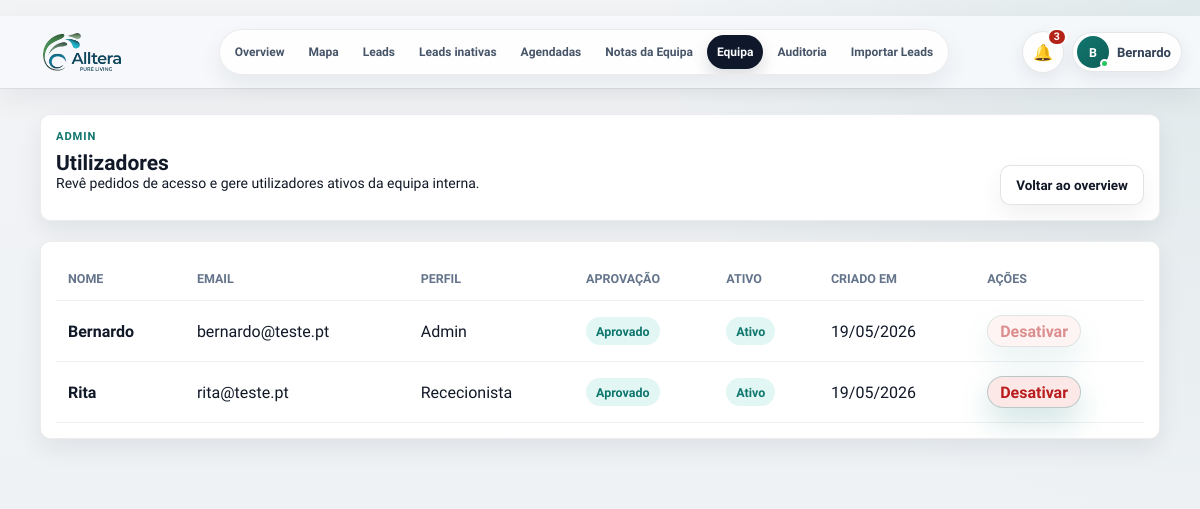
The app's page /admin/users (signed in), older data.
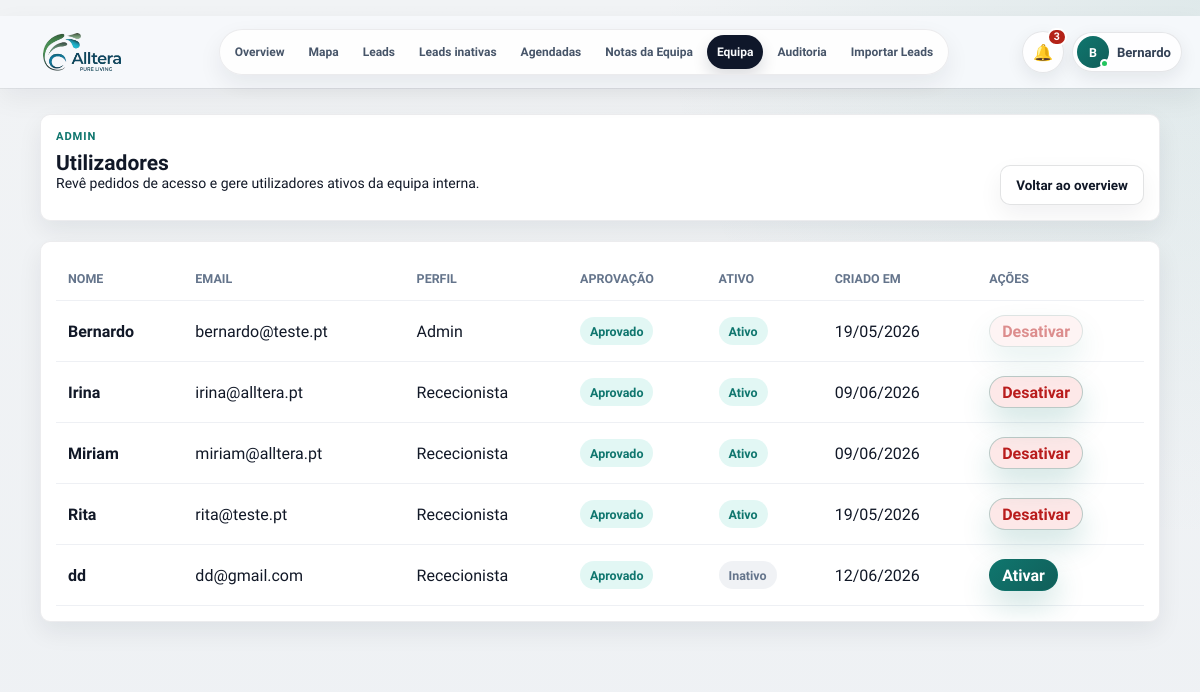
The same page, newer data.
### PlataformaApoioDecisaoComercial/models.py (models this page shows, shortened)
class User(UserMixin, db.Model):
    __tablename__ = "users"
    id = db.Column(db.Integer, primary_key=True)
    nome = db.Column(db.String(120), nullable=False)
    email = db.Column(db.String(160), nullable=False, unique=True, index=True)
    password_hash = db.Column(db.String(255), nullable=False)
    role = db.Column(db.String(40), nullable=False, default="comercial")
    ativo = db.Column(db.Boolean, nullable=False, default=True)
    approval_status = db.Column(db.String(20), nullable=False, default="approved")
    approved_at = db.Column(db.DateTime, nullable=True)
    approved_by_id = db.Column(db.Integer, nullable=True)
    created_at = db.Column(db.DateTime, default=datetime.utcnow)
    @property
    def is_active(self):
        return bool(self.ativo)
    historico = db.relationship("HistoricoLead", back_populates="user", lazy="dynamic")
    assigned_leads = db.relationship("Lead", back_populates="assigned_to", lazy="dynamic")
    notas_equipa = db.relationship("EquipaNota", back_populates="autor", lazy="dynamic")

### PlataformaApoioDecisaoComercial/app.py (the view)
    @app.route("/admin/users")
    @login_required
    @admin_required
    def admin_users():
        users = User.query.order_by(
            case((User.approval_status == "pending", 0), else_=1),
            User.ativo.desc(),
            User.role.asc(),
            User.nome.asc(),
        ).all()
        return render_template("admin_users.html", users=users)

### PlataformaApoioDecisaoComercial/app.py (called while the page is built)
def role_required(*roles):
    def decorator(view):
        @wraps(view)
        def wrapped_view(*args, **kwargs):
            if not current_user.is_authenticated:
                return login_manager.unauthorized()
            if current_user.role not in roles:
                abort(403)
            return view(*args, **kwargs)
        return wrapped_view
    return decorator

def normalize_lookup(value):
    text = str(value or "").strip().lower()
    text = unicodedata.normalize("NFKD", text)
    return "".join(char for char in text if not unicodedata.combining(char))

def clean_text(value):
    return re.sub(r"\s+", " ", str(value or "").strip())

def parse_time_value(value):
    value = clean_text(value)
    if not value:
        return None
    match = re.fullmatch(r"([01]?\d|2[0-3]):([0-5]\d)(?::[0-5]\d)?", value)
    if not match:
        return None
    return f"{int(match.group(1)):02d}:{match.group(2)}"

def scheduled_time_label(lead):
    return parse_time_value(getattr(lead, "hora_reuniao", None)) or ""

def is_scheduled_lead(lead):
    if not lead or not lead.data_novo_contacto:
        return False
    state = normalize_legacy_state(lead.estado)
    text = normalize_lookup(" ".join([
        lead.estado or "",
        lead.classificacao_observacao or "",
        lead.observacoes or "",
        lead.observacoes_contacto or "",
        lead.motivo_classificacao or "",
    ]))
    if state in SCHEDULED_STATES:
        return True
    return any(token in text for token in [
        "voltar a ligar",
        "contactar mais tarde",
        "reagendada",
        "reagendar",
        "sem interesse para ja",
        "aguardar resposta",
        "ligar depois",
        "voltar a contactar",
    ])

def scheduled_badge_count():
    today = date.today()
    return (
        Lead.query.filter(
            Lead.data_novo_contacto.isnot(None),
            Lead.data_novo_contacto <= today,
            Lead.estado.in_(list(SCHEDULED_STATES)),
        ).count()
    )

def normalize_legacy_state(state):
    value = clean_text(state)
    mapping = {
        "Contactado": "Ligar de volta",
        "Reunião marcada": "Já tratado / no CRM",
        "ReuniÃ£o marcada": "Já tratado / no CRM",
        "Cliente existente": "Já tratado / no CRM",
        "Sem interesse definitivo": "Sem interesse",
    }
    return mapping.get(value, value)

### PlataformaApoioDecisaoComercial/templates/admin_users.html (shortened to what this page needs)
{% extends "base.html" %}
{% block content %}
<main class="page-shell admin-users-page">
    <section class="panel users-header">
        <div>
            <p class="eyebrow">Admin</p>
            <h1>Utilizadores</h1>
            <p>Revê pedidos de acesso e gere utilizadores ativos da equipa interna.</p>
        </div>
        <a class="button secondary" href="{{ url_for('admin_overview') }}">Voltar ao overview</a>
    </section>
    <section class="panel">
        <table class="users-table">
            <thead>
                <tr>
                    <th>Nome</th>
                    <th>Email</th>
                    <th>Perfil</th>
                    <th>Aprovação</th>
                    <th>Ativo</th>
                    <th>Criado em</th>
                    <th>Ações</th>
                </tr>
            </thead>
            <tbody>
                {% for user in users %}
                <tr>
                    <td><strong>{{ user.nome }}</strong></td>
                    <td>{{ user.email }}</td>
                    <td>{{ "Rececionista" if user.role == "comercial" else "Admin" }}</td>
                    <td>
                        <span class="status-pill {% if user.approval_status == 'pending' %}status-pill--pending{% elif user.approval_status == 'rejected' %}status-pill--rejected{% endif %}">
                            {% if user.approval_status == "pending" %}Pendente{% elif user.approval_status == "rejected" %}Rejeitado{% else %}Aprovado{% endif %}
                        </span>
                    </td>
                    <td>
                        <span class="status-pill {% if not user.ativo %}status-pill--off{% endif %}">
                            {{ "Ativo" if user.ativo else "Inativo" }}
                        </span>
                    </td>
                    <td>{{ user.created_at.strftime("%d/%m/%Y") if user.created_at else "-" }}</td>
                    <td>
                        <div class="user-actions">
                            {% if user.approval_status == "pending" %}
                            <form method="post" action="{{ url_for('admin_user_approval', user_id=user.id) }}">
                                <input type="hidden" name="action" value="approve">
                                <button type="submit">Aprovar</button>
                            </form>
                            <form method="post" action="{{ url_for('admin_user_approval', user_id=user.id) }}">
                                <input type="hidden" name="action" value="reject">
                                <button class="danger" type="submit">Rejeitar</button>
                            </form>
                            {% elif user.approval_status == "approved" and user.ativo %}
                            <form method="post" action="{{ url_for('admin_user_approval', user_id=user.id) }}">
                                <button class="danger" type="submit" {% if user.id == current_user.id %}disabled{% endif %}>Desativar</button>
                            </form>
                            {% elif user.approval_status == "approved" and not user.ativo %}
                            <form method="post" action="{{ url_for('admin_user_approval', user_id=user.id) }}">
                                <button type="submit">Ativar</button>
                            </form>
                            {% else %}
                            -
                            {% endif %}
                        </div>
                    </td>
                </tr>
                {% else %}
                <tr>
                    <td colspan="7">Ainda nao existem utilizadores.</td>
                </tr>
                {% endfor %}
            </tbody>
        </table>
    </section>
</main>
{% endblock %}

### PlataformaApoioDecisaoComercial/templates/base.html (shortened to what this page needs)
﻿<!doctype html>
<html lang="pt">
<head>
    <link rel="stylesheet" href="https://unpkg.com/leaflet@1.9.4/dist/leaflet.css">
    <link rel="stylesheet" href="{{ url_for('static', filename='css/styles.css') }}">
</head>
<body>
    <div class="app-shell">
        <header class="topbar topbar--minimal" id="appTopbar" aria-label="Barra superior">
            <a class="topnav-brand" href="{{ url_for('admin_overview') if current_user.is_authenticated and current_user.role == 'admin' else (url_for('mapa_leads') if current_user.is_authenticated else url_for('login')) }}" aria-label="Alltera">
                <span class="topnav-brand__logo" aria-hidden="true">
                    <img src="{{ url_for('static', filename='alltera-logo.png') }}" alt="">
                </span>
            </a>
            {% if current_user.is_authenticated %}
            <nav class="topnav-pill" aria-label="Navegação principal">
                {% if current_user.role == "admin" %}
                <a href="{{ url_for('admin_overview') }}" {% if request.endpoint == 'admin_overview' %}aria-current="page"{% endif %}>Overview</a>
                <a href="{{ url_for('mapa_leads') }}" {% if request.endpoint == 'mapa_leads' %}aria-current="page"{% endif %}>Mapa</a>
                <a href="{{ url_for('todas_leads') }}" {% if request.endpoint == 'todas_leads' %}aria-current="page"{% endif %}>Leads</a>
                <a href="{{ url_for('leads_inativas') }}" {% if request.endpoint == 'leads_inativas' %}aria-current="page"{% endif %}>Leads inativas</a>
                <a href="{{ url_for('agendadas') }}" {% if request.endpoint == 'agendadas' %}aria-current="page"{% endif %}>Agendadas</a>
                <a href="{{ url_for('notas_equipa') }}" {% if request.endpoint == 'notas_equipa' %}aria-current="page"{% endif %}>Notas da Equipa</a>
                <a href="{{ url_for('admin_users') }}" {% if request.endpoint == 'admin_users' %}aria-current="page"{% endif %}>Equipa</a>
                <a href="{{ url_for('historico') }}" {% if request.endpoint == 'historico' %}aria-current="page"{% endif %}>Auditoria</a>
                <a href="{{ url_for('importar_leads') }}" {% if request.endpoint == 'importar_leads' %}aria-current="page"{% endif %}>Importar Leads</a>
                {% endif %}
            </nav>
            {% endif %}
            <div class="topbar__actions">
                {% if current_user.is_authenticated %}
                {% set display_name = current_user.nome or current_user.email %}
                {% set first_name = display_name.split()[0] %}
                <div class="notifications-menu" id="notificationsMenu">
                    <button class="notifications-trigger" id="notificationsButton" type="button" aria-haspopup="menu" aria-expanded="false" aria-controls="notificationsDropdown" title="Notificações operacionais">
                        <span aria-hidden="true">🔔</span>
                        {% if operational_notifications.count > 0 %}
                        <strong>{{ operational_notifications.count }}</strong>
                        {% endif %}
                    </button>
                </div>
                <div class="profile-menu" id="profileMenu">
                    <button class="profile-trigger" id="profileMenuButton" type="button" aria-haspopup="menu" aria-expanded="false" aria-controls="profileDropdown">
                        <span class="profile-avatar" aria-hidden="true">{{ display_name[:1]|upper }}<i></i></span>
                        <span class="profile-trigger__name">{{ first_name }}</span>
                    </button>
                </div>
                {% endif %}
            </div>
        </header>
        <div class="app-shell__content">
            {% block content %}{% endblock %}
        </div>
    </div>
    {% if current_user.is_authenticated %}
    <aside class="command-palette" id="commandPalette" aria-hidden="true">
    </aside>
    <aside class="global-lead-drawer" id="globalLeadDrawer" aria-hidden="true">
    </aside>
    {% endif %}
</body>
</html>

### PlataformaApoioDecisaoComercial/templates/admin_users.html (style rules this page uses)
.admin-users-page { display: grid; gap: 20px; }
.users-header { display: flex; align-items: flex-end; justify-content: space-between; gap: 18px; }
.users-header h1 { margin: 0; letter-spacing: 0; }
.users-table { width: 100%; border-collapse: collapse; }
.users-table th, .users-table td { text-align: left; padding: 14px 12px; border-bottom: 1px solid rgba(148, 163, 184, 0.16); vertical-align: middle; }
.users-table th { color: #64748b; font-size: 0.78rem; text-transform: uppercase; }
.status-pill { display: inline-flex; align-items: center; min-height: 28px; padding: 0 10px; border-radius: 999px; background: rgba(20, 184, 166, 0.12); color: #0f766e; font-weight: 800; font-size: 0.78rem; }
.status-pill--off { background: rgba(148, 163, 184, 0.14); color: #64748b; }
.user-actions { display: flex; flex-wrap: wrap; gap: 8px; }
.user-actions form { margin: 0; }
.user-actions button { min-height: 32px; border: 0; border-radius: 999px; padding: 0 12px; background: rgba(15, 118, 110, 0.12); color: #0f766e; font-weight: 800; cursor: pointer; }
.user-actions button.danger { background: rgba(239, 68, 68, 0.12); color: #b91c1c; }

Row changes from the older to the newer data that the page shows:
added User: nome "Irina", email "irina@alltera.pt", role "Rececionista", approval_status "Aprovado", ativo "Ativo", created_at "09/06/2026"
added User: nome "Miriam", email "miriam@alltera.pt", role "Rececionista", approval_status "Aprovado", ativo "Ativo", created_at "09/06/2026"
added User: nome "dd", email "dd@gmail.com", role "Rececionista", approval_status "Aprovado", ativo "Inativo", created_at "12/06/2026"
